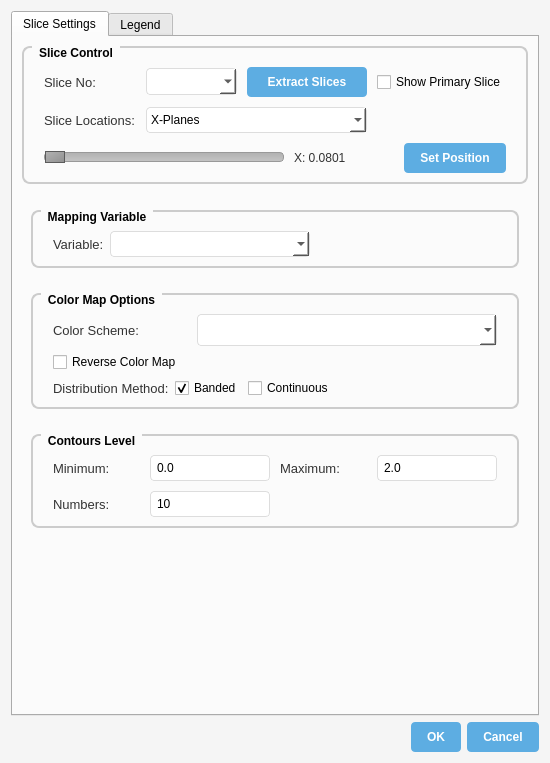
<?xml version="1.0" encoding="UTF-8"?>
<ui version="4.0">
 <class>CutplaneDialog</class>
 <widget class="QDialog" name="CutplaneDialog">
  <property name="geometry">
   <rect>
    <x>0</x>
    <y>0</y>
    <width>550</width>
    <height>763</height>
   </rect>
  </property>
  <property name="minimumSize">
   <size>
    <width>550</width>
    <height>763</height>
   </size>
  </property>
  <property name="maximumSize">
   <size>
    <width>800</width>
    <height>800</height>
   </size>
  </property>
  <property name="windowTitle">
   <string>Slice Details</string>
  </property>
  <property name="styleSheet">
   <string>QDialog {
    background-color: #f5f5f5;
}
QGroupBox {
    font-weight: bold;
    border: 2px solid #cccccc;
    border-radius: 8px;
    margin-top: 1ex;
    padding-top: 10px;
}
QGroupBox::title {
    subcontrol-origin: margin;
    left: 10px;
    padding: 0 5px 0 5px;
}
QLabel {
    color: #333333;
}
QPushButton {
    background-color: #5DADE2;
    border: none;
    color: white;
    padding: 8px 16px;
    border-radius: 4px;
    font-weight: bold;
}
QPushButton:hover {
    background-color: #3498db;
}
QPushButton:pressed {
    background-color: #2980b9;
}
QComboBox, QLineEdit {
    border: 1px solid #ddd;
    border-radius: 4px;
    padding: 4px;
    background-color: white;
}
QComboBox:focus, QLineEdit:focus {
    border-color: #2980b9;
}
QSlider::groove:horizontal {
    border: 1px solid #999999;
    height: 8px;
    background: qlineargradient(x1:0, y1:0, x2:0, y2:1, stop:0 #B1B1B1, stop:1 #c4c4c4);
    margin: 2px 0;
    border-radius: 4px;
}
QSlider::handle:horizontal {
    background: qlineargradient(x1:0, y1:0, x2:1, y2:1, stop:0 #b4b4b4, stop:1 #8f8f8f);
    border: 1px solid #5c5c5c;
    width: 18px;
    margin: -2px 0;
    border-radius: 9px;
}</string>
  </property>
  <layout class="QVBoxLayout" name="verticalLayout_2">
   <item>
    <widget class="QTabWidget" name="cutplaneTabWidget">
     <property name="currentIndex">
      <number>0</number>
     </property>
     <widget class="QWidget" name="sliceSettingsTab">
      <attribute name="title">
       <string>Slice Settings</string>
      </attribute>
      <layout class="QVBoxLayout" name="sliceSettingsLayout">
       <item>
        <widget class="QGroupBox" name="sliceControlGroup">
         <property name="sizePolicy">
          <sizepolicy hsizetype="Preferred" vsizetype="Fixed">
           <horstretch>0</horstretch>
           <verstretch>0</verstretch>
          </sizepolicy>
         </property>
         <property name="title">
          <string>Slice Control</string>
         </property>
         <layout class="QGridLayout" name="sliceControlLayout">
          <property name="leftMargin">
           <number>20</number>
          </property>
          <property name="rightMargin">
           <number>20</number>
          </property>
          <property name="spacing">
           <number>10</number>
          </property>
          <item row="0" column="0">
           <widget class="QLabel" name="label">
            <property name="font">
             <font>
              <pointsize>10</pointsize>
             </font>
            </property>
            <property name="text">
             <string>Slice No:</string>
            </property>
           </widget>
          </item>
          <item row="0" column="1">
           <widget class="QComboBox" name="comboBox">
            <property name="font">
             <font>
              <pointsize>10</pointsize>
             </font>
            </property>
           </widget>
          </item>
          <item row="0" column="2">
           <widget class="QPushButton" name="Btn_AddNew">
            <property name="minimumSize">
             <size>
              <width>120</width>
              <height>0</height>
             </size>
            </property>
            <property name="maximumSize">
             <size>
              <width>60</width>
              <height>30</height>
             </size>
            </property>
            <property name="text">
             <string>Extract Slices</string>
            </property>
           </widget>
          </item>
          <item row="0" column="3">
           <widget class="QCheckBox" name="checkBox">
            <property name="text">
             <string>Show Primary Slice</string>
            </property>
           </widget>
          </item>
          <item row="1" column="0">
           <widget class="QLabel" name="label_SLoaction">
            <property name="font">
             <font>
              <pointsize>10</pointsize>
             </font>
            </property>
            <property name="text">
             <string>Slice Locations:</string>
            </property>
           </widget>
          </item>
          <item row="1" column="1" colspan="2">
           <widget class="QComboBox" name="Combo_SLiceLocation">
            <item>
             <property name="text">
              <string>X-Planes</string>
             </property>
            </item>
            <item>
             <property name="text">
              <string>Y-Planes</string>
             </property>
            </item>
            <item>
             <property name="text">
              <string>Z-Planes</string>
             </property>
            </item>
           </widget>
          </item>
          <item row="2" column="0" colspan="4">
           <layout class="QHBoxLayout" name="sliderLayout">
            <item>
             <widget class="QSlider" name="horizontalSlider">
              <property name="orientation">
               <enum>Qt::Orientation::Horizontal</enum>
              </property>
             </widget>
            </item>
            <item>
             <widget class="QLabel" name="label_ValueLocation">
              <property name="minimumSize">
               <size>
                <width>100</width>
                <height>0</height>
               </size>
              </property>
              <property name="text">
               <string>X: 0.0801</string>
              </property>
             </widget>
            </item>
            <item>
             <widget class="QPushButton" name="Btn_SetPosition">
              <property name="text">
               <string>Set Position</string>
              </property>
             </widget>
            </item>
           </layout>
          </item>
         </layout>
        </widget>
       </item>
       <item>
        <widget class="QWidget" name="MappingControl" native="true">
         <layout class="QVBoxLayout" name="verticalLayout">
          <property name="spacing">
           <number>25</number>
          </property>
          <property name="topMargin">
           <number>20</number>
          </property>
          <item>
           <widget class="QGroupBox" name="mappingGroup">
            <property name="sizePolicy">
             <sizepolicy hsizetype="Preferred" vsizetype="Fixed">
              <horstretch>0</horstretch>
              <verstretch>0</verstretch>
             </sizepolicy>
            </property>
            <property name="title">
             <string>Mapping Variable</string>
            </property>
            <layout class="QHBoxLayout" name="mappingLayout">
             <property name="leftMargin">
              <number>20</number>
             </property>
             <property name="rightMargin">
              <number>20</number>
             </property>
             <item>
              <widget class="QLabel" name="lab_MapVariable">
               <property name="font">
                <font>
                 <pointsize>10</pointsize>
                </font>
               </property>
               <property name="text">
                <string>Variable:</string>
               </property>
              </widget>
             </item>
             <item>
              <widget class="QComboBox" name="Combo_SekectMapVariable">
               <property name="minimumSize">
                <size>
                 <width>200</width>
                 <height>0</height>
                </size>
               </property>
              </widget>
             </item>
             <item>
              <spacer name="mappingSpacer">
               <property name="orientation">
                <enum>Qt::Orientation::Horizontal</enum>
               </property>
               <property name="sizeHint" stdset="0">
                <size>
                 <width>40</width>
                 <height>20</height>
                </size>
               </property>
              </spacer>
             </item>
            </layout>
           </widget>
          </item>
          <item>
           <widget class="QGroupBox" name="colorMapGroup">
            <property name="sizePolicy">
             <sizepolicy hsizetype="Preferred" vsizetype="Fixed">
              <horstretch>0</horstretch>
              <verstretch>0</verstretch>
             </sizepolicy>
            </property>
            <property name="title">
             <string>Color Map Options</string>
            </property>
            <layout class="QVBoxLayout" name="colorMapLayout">
             <property name="leftMargin">
              <number>20</number>
             </property>
             <property name="rightMargin">
              <number>20</number>
             </property>
             <item>
              <layout class="QHBoxLayout" name="colorSchemeLayout">
               <item>
                <widget class="QLabel" name="lab_ContourType">
                 <property name="font">
                  <font>
                   <pointsize>10</pointsize>
                  </font>
                 </property>
                 <property name="text">
                  <string>Color Scheme:</string>
                 </property>
                </widget>
               </item>
               <item>
                <widget class="QComboBox" name="Combo_ContourType">
                 <property name="minimumSize">
                  <size>
                   <width>300</width>
                   <height>32</height>
                  </size>
                 </property>
                 <property name="iconSize">
                  <size>
                   <width>200</width>
                   <height>20</height>
                  </size>
                 </property>
                </widget>
               </item>
              </layout>
             </item>
             <item>
              <widget class="QCheckBox" name="checkReverseColorMap">
               <property name="text">
                <string>Reverse Color Map</string>
               </property>
              </widget>
             </item>
             <item>
              <layout class="QHBoxLayout" name="distributionLayout">
               <item>
                <widget class="QLabel" name="label_3">
                 <property name="font">
                  <font>
                   <pointsize>10</pointsize>
                  </font>
                 </property>
                 <property name="text">
                  <string>Distribution Method:</string>
                 </property>
                </widget>
               </item>
               <item>
                <widget class="QCheckBox" name="Check_Banded">
                 <property name="text">
                  <string>Banded</string>
                 </property>
                 <property name="checked">
                  <bool>true</bool>
                 </property>
                </widget>
               </item>
               <item>
                <widget class="QCheckBox" name="Check_Continuous">
                 <property name="text">
                  <string>Continuous</string>
                 </property>
                 <property name="checked">
                  <bool>false</bool>
                 </property>
                </widget>
               </item>
               <item>
                <spacer name="distributionSpacer">
                 <property name="orientation">
                  <enum>Qt::Orientation::Horizontal</enum>
                 </property>
                 <property name="sizeHint" stdset="0">
                  <size>
                   <width>40</width>
                   <height>20</height>
                  </size>
                 </property>
                </spacer>
               </item>
              </layout>
             </item>
            </layout>
           </widget>
          </item>
          <item>
           <widget class="QGroupBox" name="contoursGroup">
            <property name="sizePolicy">
             <sizepolicy hsizetype="Preferred" vsizetype="Fixed">
              <horstretch>0</horstretch>
              <verstretch>0</verstretch>
             </sizepolicy>
            </property>
            <property name="title">
             <string>Contours Level</string>
            </property>
            <layout class="QGridLayout" name="contoursLayout">
             <property name="leftMargin">
              <number>20</number>
             </property>
             <property name="rightMargin">
              <number>20</number>
             </property>
             <property name="spacing">
              <number>10</number>
             </property>
             <item row="0" column="0">
              <widget class="QLabel" name="label_5">
               <property name="font">
                <font>
                 <pointsize>10</pointsize>
                </font>
               </property>
               <property name="text">
                <string>Minimum:</string>
               </property>
              </widget>
             </item>
             <item row="0" column="1">
              <widget class="QLineEdit" name="LnEdit_Min">
               <property name="maximumSize">
                <size>
                 <width>120</width>
                 <height>16777215</height>
                </size>
               </property>
               <property name="inputMask">
                <string/>
               </property>
               <property name="text">
                <string>0.0</string>
               </property>
              </widget>
             </item>
             <item row="0" column="2">
              <widget class="QLabel" name="label_6">
               <property name="font">
                <font>
                 <pointsize>10</pointsize>
                </font>
               </property>
               <property name="text">
                <string>Maximum:</string>
               </property>
              </widget>
             </item>
             <item row="0" column="3">
              <widget class="QLineEdit" name="LnEdit_Max">
               <property name="maximumSize">
                <size>
                 <width>120</width>
                 <height>16777215</height>
                </size>
               </property>
               <property name="text">
                <string>2.0</string>
               </property>
              </widget>
             </item>
             <item row="1" column="0">
              <widget class="QLabel" name="label_7">
               <property name="font">
                <font>
                 <pointsize>10</pointsize>
                </font>
               </property>
               <property name="text">
                <string>Numbers:</string>
               </property>
              </widget>
             </item>
             <item row="1" column="1">
              <widget class="QLineEdit" name="LnEdit_Numbers">
               <property name="maximumSize">
                <size>
                 <width>120</width>
                 <height>16777215</height>
                </size>
               </property>
               <property name="text">
                <string>10</string>
               </property>
              </widget>
             </item>
             <item row="1" column="2" colspan="2">
              <spacer name="contoursSpacer">
               <property name="orientation">
                <enum>Qt::Orientation::Horizontal</enum>
               </property>
               <property name="sizeHint" stdset="0">
                <size>
                 <width>40</width>
                 <height>20</height>
                </size>
               </property>
              </spacer>
             </item>
            </layout>
           </widget>
          </item>
         </layout>
        </widget>
       </item>
       <item>
        <spacer name="sliceSettingsSpacer">
         <property name="orientation">
          <enum>Qt::Orientation::Vertical</enum>
         </property>
         <property name="sizeHint" stdset="0">
          <size>
           <width>20</width>
           <height>80</height>
          </size>
         </property>
        </spacer>
       </item>
      </layout>
     </widget>
     <widget class="QWidget" name="legendTab">
      <attribute name="title">
       <string>Legend</string>
      </attribute>
      <layout class="QVBoxLayout" name="cp_legendTabLayout">
       <property name="spacing">
        <number>12</number>
       </property>
       <property name="leftMargin">
        <number>10</number>
       </property>
       <property name="topMargin">
        <number>10</number>
       </property>
       <property name="rightMargin">
        <number>10</number>
       </property>
       <property name="bottomMargin">
        <number>10</number>
       </property>
       <item>
        <widget class="QGroupBox" name="cp_showLegendGroupBox">
         <property name="title">
          <string>Legend Display</string>
         </property>
         <layout class="QVBoxLayout" name="cp_showLegendLayout">
          <item>
           <widget class="QCheckBox" name="cp_checkShowLegend">
            <property name="text">
             <string>Show Color Legend</string>
            </property>
            <property name="checked">
             <bool>true</bool>
            </property>
           </widget>
          </item>
         </layout>
        </widget>
       </item>
       <item>
        <widget class="QGroupBox" name="cp_legendSizeGroupBox">
         <property name="title">
          <string>Size and Position</string>
         </property>
         <layout class="QFormLayout" name="cp_legendSizeFormLayout">
          <item row="0" column="0">
           <widget class="QLabel" name="cp_labelScalarBarWidth">
            <property name="text">
             <string>Width:</string>
            </property>
           </widget>
          </item>
          <item row="0" column="1">
           <widget class="QLineEdit" name="cp_textScalarBarWidth">
            <property name="minimumSize">
             <size>
              <width>150</width>
              <height>30</height>
             </size>
            </property>
            <property name="placeholderText">
             <string>0.1</string>
            </property>
           </widget>
          </item>
          <item row="1" column="0">
           <widget class="QLabel" name="cp_labelScalarBarHeight">
            <property name="text">
             <string>Height:</string>
            </property>
           </widget>
          </item>
          <item row="1" column="1">
           <widget class="QLineEdit" name="cp_textScalarBarHeight">
            <property name="minimumSize">
             <size>
              <width>150</width>
              <height>30</height>
             </size>
            </property>
            <property name="placeholderText">
             <string>0.8</string>
            </property>
           </widget>
          </item>
          <item row="2" column="0">
           <widget class="QLabel" name="cp_labelLegendX">
            <property name="text">
             <string>X Position (%):</string>
            </property>
           </widget>
          </item>
          <item row="2" column="1">
           <widget class="QLineEdit" name="cp_textLegendXPosition">
            <property name="minimumSize">
             <size>
              <width>150</width>
              <height>30</height>
             </size>
            </property>
            <property name="placeholderText">
             <string>90</string>
            </property>
           </widget>
          </item>
          <item row="3" column="0">
           <widget class="QLabel" name="cp_labelLegendY">
            <property name="text">
             <string>Y Position (%):</string>
            </property>
           </widget>
          </item>
          <item row="3" column="1">
           <widget class="QLineEdit" name="cp_textLegendYPosition">
            <property name="minimumSize">
             <size>
              <width>150</width>
              <height>30</height>
             </size>
            </property>
            <property name="placeholderText">
             <string>10</string>
            </property>
           </widget>
          </item>
         </layout>
        </widget>
       </item>
       <item>
        <widget class="QGroupBox" name="cp_legendOrientationGroupBox">
         <property name="title">
          <string>Orientation</string>
         </property>
         <layout class="QHBoxLayout" name="cp_orientationLayout">
          <item>
           <widget class="QRadioButton" name="cp_radioVertical">
            <property name="text">
             <string>Vertical</string>
            </property>
            <property name="checked">
             <bool>true</bool>
            </property>
           </widget>
          </item>
          <item>
           <widget class="QRadioButton" name="cp_radioHorizontal">
            <property name="text">
             <string>Horizontal</string>
            </property>
           </widget>
          </item>
         </layout>
        </widget>
       </item>
       <item>
        <widget class="QGroupBox" name="cp_textAppearanceGroupBox">
         <property name="title">
          <string>Text Appearance</string>
         </property>
         <layout class="QFormLayout" name="cp_textAppearanceFormLayout">
          <item row="0" column="0">
           <widget class="QLabel" name="cp_labelTextColor">
            <property name="text">
             <string>Text Color:</string>
            </property>
           </widget>
          </item>
          <item row="0" column="1">
           <layout class="QHBoxLayout" name="cp_textColorLayout">
            <item>
             <widget class="QPushButton" name="cp_btnTextColor">
              <property name="minimumSize">
               <size>
                <width>100</width>
                <height>30</height>
               </size>
              </property>
              <property name="styleSheet">
               <string>QPushButton { background-color: black; color: white; }</string>
              </property>
              <property name="text">
               <string>Black</string>
              </property>
             </widget>
            </item>
            <item>
             <spacer name="cp_textColorSpacer">
              <property name="orientation">
               <enum>Qt::Orientation::Horizontal</enum>
              </property>
              <property name="sizeHint" stdset="0">
               <size>
                <width>40</width>
                <height>20</height>
               </size>
              </property>
             </spacer>
            </item>
           </layout>
          </item>
          <item row="1" column="0">
           <widget class="QLabel" name="cp_labelFontSize">
            <property name="text">
             <string>Font Size:</string>
            </property>
           </widget>
          </item>
          <item row="1" column="1">
           <widget class="QSpinBox" name="cp_spinFontSize">
            <property name="minimumSize">
             <size>
              <width>100</width>
              <height>30</height>
             </size>
            </property>
            <property name="minimum">
             <number>8</number>
            </property>
            <property name="maximum">
             <number>48</number>
            </property>
            <property name="value">
             <number>16</number>
            </property>
           </widget>
          </item>
          <item row="2" column="0">
           <widget class="QLabel" name="cp_labelFontFamily">
            <property name="text">
             <string>Font type:</string>
            </property>
           </widget>
          </item>
          <item row="2" column="1">
           <widget class="QComboBox" name="cp_comboFontFamily">
            <property name="minimumSize">
             <size>
              <width>150</width>
              <height>30</height>
             </size>
            </property>
            <item>
             <property name="text">
              <string>Arial</string>
             </property>
            </item>
            <item>
             <property name="text">
              <string>Times New Roman</string>
             </property>
            </item>
            <item>
             <property name="text">
              <string>Courier New</string>
             </property>
            </item>
            <item>
             <property name="text">
              <string>Helvetica</string>
             </property>
            </item>
           </widget>
          </item>
          <item row="3" column="0">
           <widget class="QLabel" name="cp_labelFontStyle">
            <property name="text">
             <string>Font Style:</string>
            </property>
           </widget>
          </item>
          <item row="3" column="1">
           <layout class="QHBoxLayout" name="cp_fontStyleLayout">
            <item>
             <widget class="QCheckBox" name="cp_checkBold">
              <property name="text">
               <string>Bold</string>
              </property>
              <property name="checked">
               <bool>true</bool>
              </property>
             </widget>
            </item>
            <item>
             <widget class="QCheckBox" name="cp_checkItalic">
              <property name="text">
               <string>Italic</string>
              </property>
             </widget>
            </item>
           </layout>
          </item>
         </layout>
        </widget>
       </item>
       <item>
        <widget class="QGroupBox" name="cp_legendTitleGroupBox">
         <property name="title">
          <string>Legend Title</string>
         </property>
         <layout class="QVBoxLayout" name="cp_legendTitleLayout">
          <item>
           <widget class="QCheckBox" name="cp_checkShowTitle">
            <property name="text">
             <string>Show Title</string>
            </property>
            <property name="checked">
             <bool>true</bool>
            </property>
           </widget>
          </item>
          <item>
           <layout class="QHBoxLayout" name="cp_titleModeLayout">
            <item>
             <widget class="QLabel" name="cp_labelTitleMode">
              <property name="text">
               <string>Title Mode:</string>
              </property>
             </widget>
            </item>
            <item>
             <widget class="QComboBox" name="cp_comboTitleMode">
              <property name="minimumSize">
               <size>
                <width>200</width>
                <height>30</height>
               </size>
              </property>
              <item>
               <property name="text">
                <string>Use Variable Name</string>
               </property>
              </item>
              <item>
               <property name="text">
                <string>Use Custom Text</string>
               </property>
              </item>
             </widget>
            </item>
           </layout>
          </item>
          <item>
           <layout class="QHBoxLayout" name="cp_titleTextLayout">
            <item>
             <widget class="QLabel" name="cp_labelTitleText">
              <property name="text">
               <string>Custom Title:</string>
              </property>
             </widget>
            </item>
            <item>
             <widget class="QLineEdit" name="cp_textTitleText">
              <property name="enabled">
               <bool>false</bool>
              </property>
              <property name="placeholderText">
               <string>Enter custom text</string>
              </property>
             </widget>
            </item>
           </layout>
          </item>
         </layout>
        </widget>
       </item>
       <item>
        <spacer name="cp_legendVerticalSpacer">
         <property name="orientation">
          <enum>Qt::Orientation::Vertical</enum>
         </property>
         <property name="sizeHint" stdset="0">
          <size>
           <width>20</width>
           <height>40</height>
          </size>
         </property>
        </spacer>
       </item>
      </layout>
     </widget>
    </widget>
   </item>
   <item>
    <widget class="QDialogButtonBox" name="buttonBox">
     <property name="orientation">
      <enum>Qt::Orientation::Horizontal</enum>
     </property>
     <property name="standardButtons">
      <set>QDialogButtonBox::StandardButton::Cancel|QDialogButtonBox::StandardButton::Ok</set>
     </property>
    </widget>
   </item>
  </layout>
 </widget>
 <resources/>
 <connections>
  <connection>
   <sender>buttonBox</sender>
   <signal>accepted()</signal>
   <receiver>CutplaneDialog</receiver>
   <slot>accept()</slot>
   <hints>
    <hint type="sourcelabel">
     <x>248</x>
     <y>254</y>
    </hint>
    <hint type="destinationlabel">
     <x>157</x>
     <y>274</y>
    </hint>
   </hints>
  </connection>
  <connection>
   <sender>buttonBox</sender>
   <signal>rejected()</signal>
   <receiver>CutplaneDialog</receiver>
   <slot>reject()</slot>
   <hints>
    <hint type="sourcelabel">
     <x>316</x>
     <y>260</y>
    </hint>
    <hint type="destinationlabel">
     <x>286</x>
     <y>274</y>
    </hint>
   </hints>
  </connection>
 </connections>
</ui>
